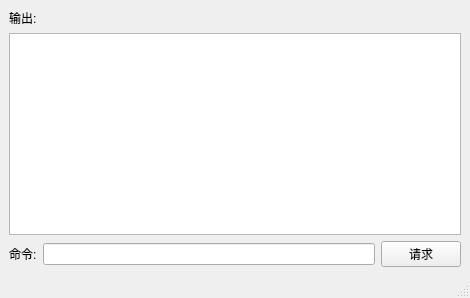
<?xml version="1.0" encoding="UTF-8"?>
<ui version="4.0">
 <class>Cmd</class>
 <widget class="QMainWindow" name="Cmd">
  <property name="geometry">
   <rect>
    <x>0</x>
    <y>0</y>
    <width>470</width>
    <height>298</height>
   </rect>
  </property>
  <property name="minimumSize">
   <size>
    <width>0</width>
    <height>0</height>
   </size>
  </property>
  <property name="windowTitle">
   <string>CMD</string>
  </property>
  <widget class="QWidget" name="centralwidget">
   <layout class="QGridLayout" name="gridLayout_2">
    <item row="0" column="0">
     <layout class="QVBoxLayout" name="verticalLayout">
      <item>
       <widget class="QLabel" name="label">
        <property name="text">
         <string>输出:</string>
        </property>
       </widget>
      </item>
      <item>
       <widget class="QTextBrowser" name="textBrowser"/>
      </item>
      <item>
       <layout class="QGridLayout" name="gridLayout">
        <item row="0" column="0">
         <widget class="QLabel" name="label_2">
          <property name="text">
           <string>命令:</string>
          </property>
         </widget>
        </item>
        <item row="0" column="1">
         <widget class="QLineEdit" name="lineEdit"/>
        </item>
        <item row="0" column="2">
         <widget class="QPushButton" name="pushButton">
          <property name="text">
           <string>请求</string>
          </property>
         </widget>
        </item>
       </layout>
      </item>
     </layout>
    </item>
   </layout>
  </widget>
  <widget class="QMenuBar" name="menubar">
   <property name="geometry">
    <rect>
     <x>0</x>
     <y>0</y>
     <width>470</width>
     <height>23</height>
    </rect>
   </property>
  </widget>
  <widget class="QStatusBar" name="statusbar"/>
 </widget>
 <resources/>
 <connections/>
</ui>
